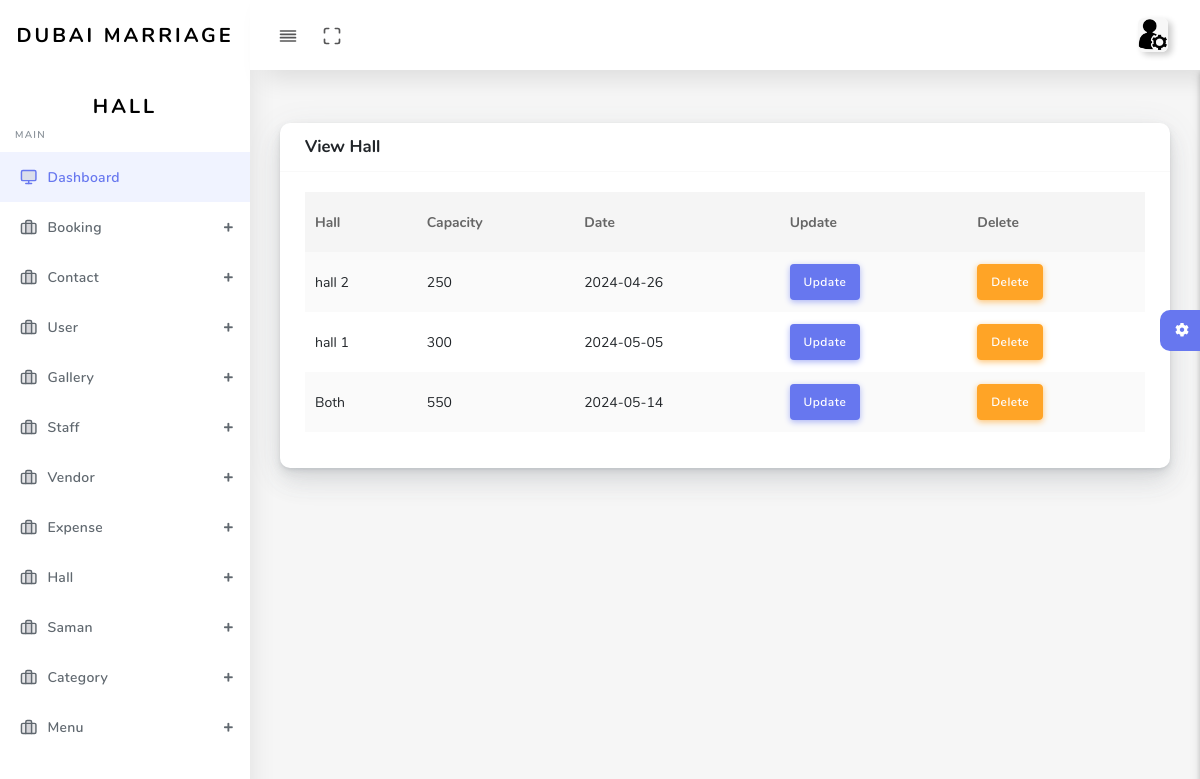
/user/admin/hall_view.php (signed in), run on the app's committed database.
### tables this page shows
CREATE TABLE `hall` (
  `hid` int(255) NOT NULL,
  `hall` varchar(255) NOT NULL,
  `capacity` varchar(255) NOT NULL,
  `date` varchar(255) NOT NULL
);

### user/admin/hall_view.php (the view, shortened to what this page needs)
<?php
include('include/header.php');
?>
  <div id="app">
    <div class="main-wrapper main-wrapper-1">
      <div class="navbar-bg"></div>
      <?php
include('include/nav.php');
include('include/aside.php');
?>
      <div class="main-content">
        <section class="section">
          <div class="section-body">
            <div class="row">
              <div class="col-12">
                <div class="card">
                  <div class="card-header">
                    <h4>View Hall</h4>
                  </div>
                  <div class="card-body">
                    <div class="table-responsive">
                      <table class="table table-striped table-hover" id="tableExport2" style="width:100%;">
                        <thead>
                          <tr>
                          <th>Hall</th>
                            <th>Capacity</th>
                            <th>Date</th>
                            <th>Update</th>
                            <th>Delete</th>
                          </tr>
                        </thead>
                        <tbody>
                        <?php
            $sql = "SELECT * FROM hall";
            $run = mysqli_query($conn, $sql);
            while ($row = mysqli_fetch_array($run)) {
            ?>
                <tr>
                    <td><?php echo $row['hall'] ?></td>
                    <td><?php echo $row['capacity'] ?></td>
                    <td><?php echo $row['date'] ?></td>
                    <td><a href="hall_update.php?uid=<?php echo $row['hid'] ?>" class="btn btn-primary">Update</a></td>
                    <td><a href="hall_delete.php?uid=<?php echo $row['hid'] ?>" class="btn btn-warning">Delete</a></td>
                </tr>
            <?php
            }
            ?>
                        </tbody>
                      </table>
                    </div>
                  </div>
                </div>
              </div>
            </div>
          </div>
        </section>
        <div class="settingSidebar">
          <a href="javascript:void(0)" class="settingPanelToggle"> <i class="fa fa-spin fa-cog"></i>
          </a>
        </div>
      </div>
    </div>
  </div>
  <?php
include('include/footer.php');
?>

### data on the page
hall: hall "hall 2", capacity "250", date "2024-04-26"
hall: hall "hall 1", capacity "300", date "2024-05-05"
hall: hall "Both", capacity "550", date "2024-05-14"
